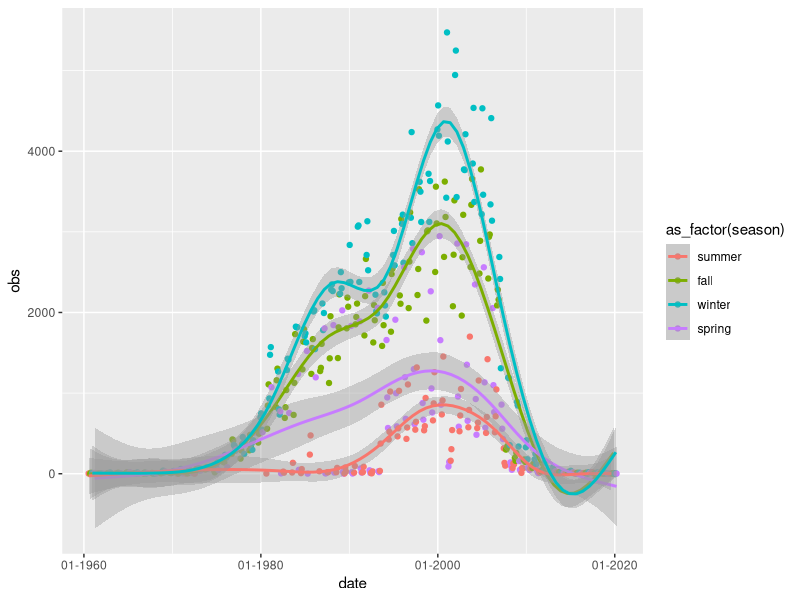
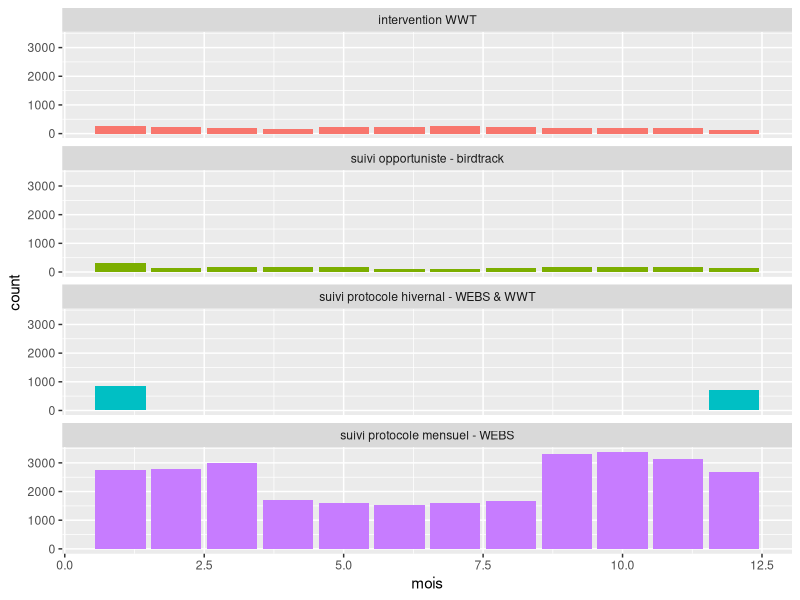
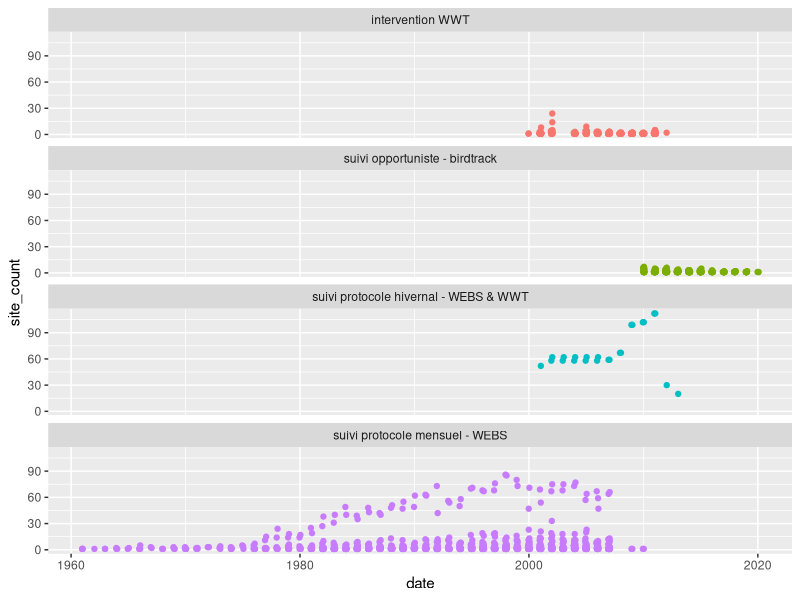
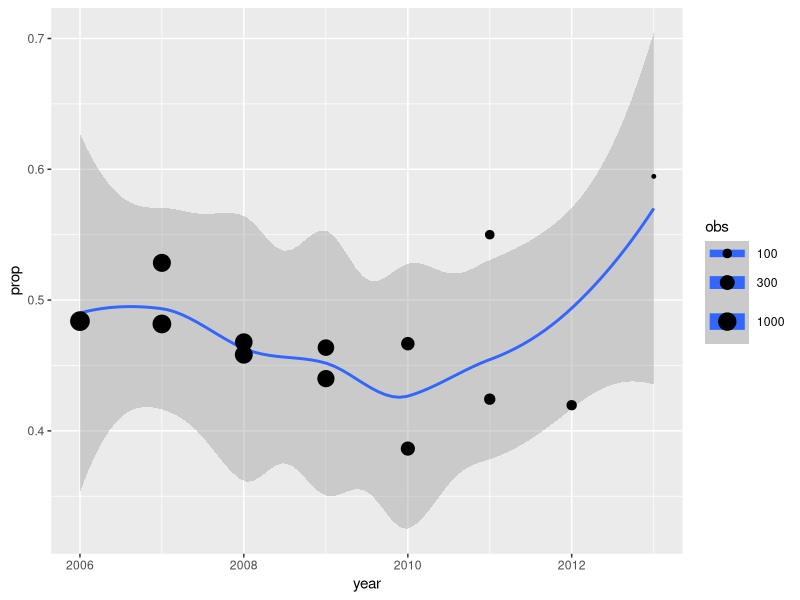
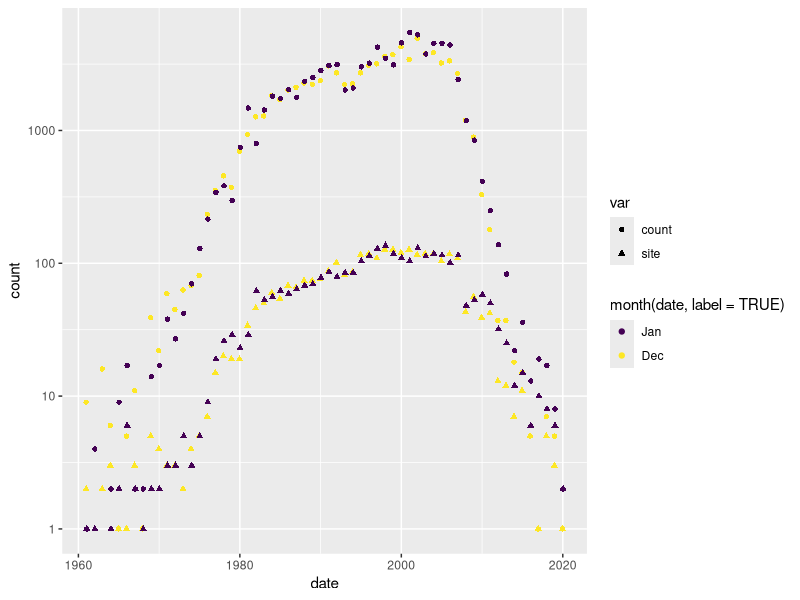
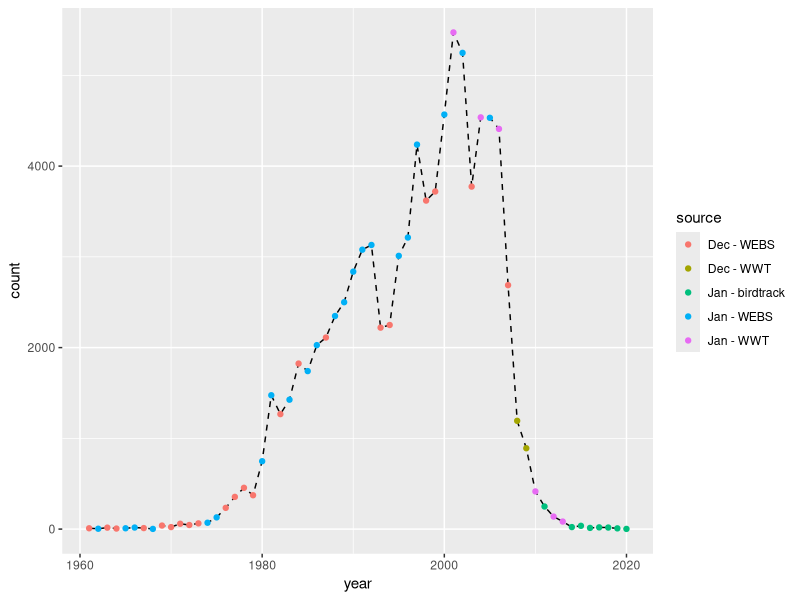
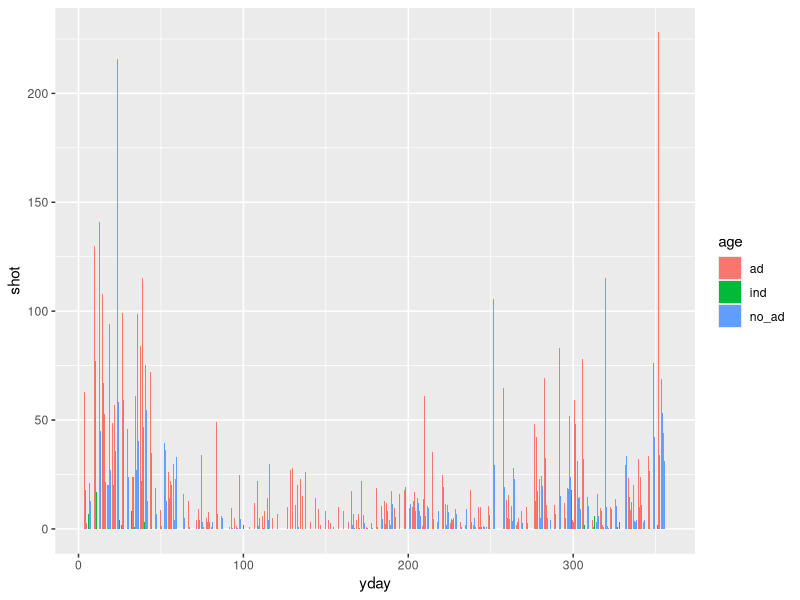
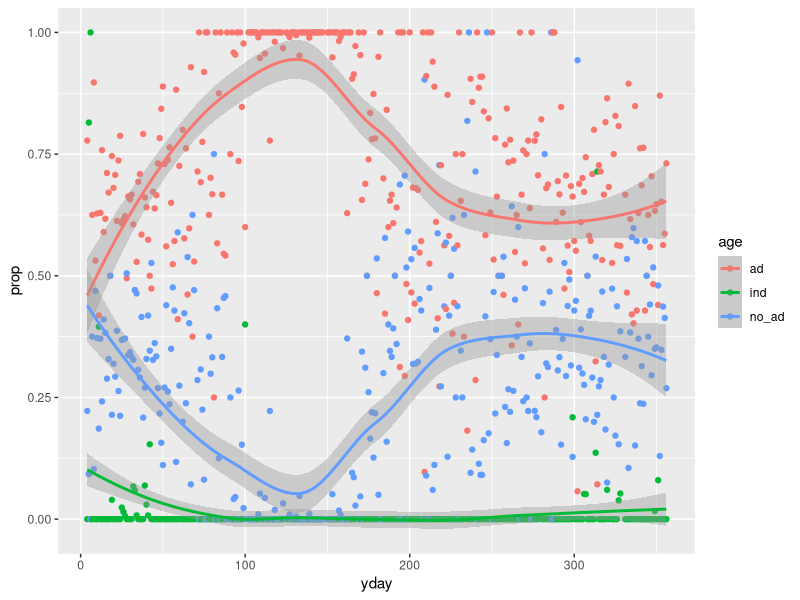

The R script that drew these images, in order: (Note: this script raises an error after producing the figures.)
Sys.setlocale("LC_ALL", "English")

require(tidyverse)
require(readxl)
require(lubridate)

# UK data import --------------------------------------------------------------------

# sample data
read_excel("./Data/UK/cull.xlsx",
           na = c("", "NA"), 
           guess_max = 30000) %>% 
  mutate(date = date(date)) -> UK_kill

# count data
read_excel("./Data/UK/count.xlsx", 
           na = c("", "NA"), 
           guess_max = 30000) %>%
  mutate(date = date(date)) %>%
  select(-age_sex, -...1) %>% 
  arrange(date, site_code) -> UK_nb

# UK count data: pop size ------------------------------------------------------------

UK_nb %>% 
  group_by(site_code, year = year(date), month = month(date)) %>% 
  summarize(obs = max(obs)) %>% 
  group_by(year, month) %>% 
  summarize(obs = sum(obs)) %>% 
  mutate(date = ymd(str_c(year, month, 15, sep = "-")),
         season = case_when(month %in% c(12, 1, 2) ~ "winter",
                            month %in% 3:5 ~ "spring",
                            month %in% 6:8 ~ "summer",
                            TRUE ~ "fall")) %>% 
  ggplot(aes(x = date, y = obs, group = season, color = as_factor(season))) +
  geom_point() +
  geom_smooth(method = "gam") +
  scale_x_date(date_labels = "%m-%Y")

# -> detection in winter > fall > spring > summer
# -> one keeps the winter time series to monitor the pop size

# monthly distribution of the count time series
UK_nb %>% 
  mutate(mois = month(date)) %>%
  group_by(source) %>% 
  count(mois, name = "count") %>% 
  ggplot(aes(x = mois, y = count, fill = source)) +
  geom_col() + 
  facet_wrap(~ source, ncol = 1) +
  theme(legend.position = "none")

# monthly distribution of the counted sites
UK_nb %>% 
  filter(month(date) %in% c(12, 1)) %>% 
  group_by(source) %>% 
  count(date, name = "site_count") %>% 
  ggplot(aes(x = date, y = site_count, color = source)) + 
  geom_point() + 
  facet_wrap(~ source, ncol = 1) +
  theme(legend.position = "none")

# evolution of the apparent male proportion
UK_nb %>% 
  filter(!is.na(obs_type_fem) & !is.na(obs_type_mal)) %>%
  mutate(year = if_else(month(date) == 1, year(date), year(date) + 1) %>% 
           str_c("0101") %>% ymd()) %>% 
  group_by(year, date) %>% 
  summarize(across(starts_with("obs"), sum)) %>% 
  ungroup() %>% 
  mutate(obs = obs_type_mal + obs_type_fem,
         prop = obs_type_mal / obs) %>% 
  ggplot(aes(x = year, y = prop, size = obs)) +  
  geom_smooth() +
  geom_point() +
  scale_size(trans = "log10")

# one pools data from a same month and year, and keeps the biggest count
# No 0 in the monthly protocol, so impossible to interpolate over the sites.
UK_nb %>% 
  filter(month(date) %in% c(12, 1), obs != 0) %>%
  mutate(date_av = ymd(str_c(year(date), month(date), 15, sep = "-"))) %>% 
  group_by(site_code, date_av) %>% 
  nest() %>% 
  mutate(data = data %>% map( ~ .x %>% arrange(desc(obs)) %>% slice(1))) %>% 
  unnest(data) -> UK_nb_2 

UK_nb_2 %>%
  group_by(date_av) %>% 
  add_count(name = "site") %>% 
  mutate(count = sum(obs)) %>%
  rowwise() %>% 
  mutate(prop = obs / count) %>% 
  group_by(date = date_av) %>% 
  filter(prop == max(prop)) %>% 
  ungroup() %>% 
  select(date, count, site, source) %>% 
  distinct() -> UK_nb_3

# count selection for pop size time series
UK_nb_3 %>% 
  pivot_longer(cols = c(count, site), names_to = "var", values_to = "count") %>% 
  ggplot(aes(x = date, y = count, shape = var, color = month(date, label = TRUE))) + 
  geom_point() +
  scale_y_log10()
# -> no time series better than the other, so one keeps the max counts

# final time series
UK_nb_3 %>% 
  mutate(year = if_else(month(date) == 12, date + days(17), date - days(14)),
         source = str_c(month(date, label = TRUE, abbr = TRUE), 
                        source %>% str_split(" ") %>% map_chr(last), sep = " - ")) %>% 
  group_by(year) %>% 
  filter(count == max(count)) %>% 
  ungroup() %>% 
  distinct() %>% 
  mutate(end = c(.$date[-1], last(.$date) + years(1)) - days(1)) %>% 
  select(year, start = date, end, count, site, source) -> UK_nb_4

UK_nb_4 %>% 
  ggplot(aes(x = year, y = count)) +
  geom_line(linetype = "dashed") +
  geom_point(aes(color = source))

# UK count data: apparent winter sex counts -----------------------------------------

# male proportion (only based on winter counts)
UK_nb %>% 
  filter(!is.na(obs_type_fem) & !is.na(obs_type_mal)) %>%
  mutate(year = if_else(month(date) == 1, year(date), year(date) + 1) %>% 
           str_c("0101") %>% ymd()) %>% 
  group_by(year, date) %>% 
  summarize(across(starts_with("obs"), sum)) %>% 
  ungroup() %>% 
  select(-obs) -> UK_sex_app

UK_nb_4 %>% 
  select(year) %>% 
  full_join(UK_sex_app) %>% 
  mutate(across(starts_with("obs"), ~ .x %>% replace_na(0))) %>% 
  group_by(year) %>% 
  nest() %>% 
  ungroup() %>% 
  rename(sex_app = data) -> UK_sex_app_2

# UK sample data: age evolution analyses ---------------------------------------------

# age of the samples over the year 
UK_kill %>% 
  mutate(age = age_sex %>% str_extract(regex(".*(?=_)"))) %>% 
  group_by(yday = yday(date),
           year = year(date), 
           age) %>% 
  summarize(across(shot, sum)) %>% 
  ungroup() -> UK_age

# sampling intensity over the year
UK_age %>% 
  group_by(yday, age) %>% 
  summarize(across(shot, sum)) %>% 
  ggplot(aes(x = yday, y = shot, fill = age)) +
  geom_col(position = "dodge")
# high sampling pressure in winter

# age proportion in the samples 
UK_age %>% 
  group_by(yday, age) %>% 
  summarize(across(shot, sum)) %>% 
  group_by(yday) %>% 
  nest() %>% 
  mutate(tot = data %>% map_dbl(~ .x %>% pull(shot) %>% sum())) %>% 
  unnest(data) %>% 
  ungroup() %>% 
  mutate(prop = shot / tot) %>% 
  ggplot(aes(x = yday, y = prop, color = age)) +
  geom_point() +
  geom_smooth()
# chicks appears from the 150th day (1st of June)
# Juvenile character disappears by the end of the winter
# best picture of the recruitment in winter because there are many samples and 
# it is the last moment with the juvenile character

# Adult proportion in the removals over the year
UK_kill %>% 
  mutate(age = age_sex %>% str_extract(regex(".*(?=_)"))) %>% 
  filter(age != "ind") %>% 
  group_by(age, month = month(date, label = TRUE)) %>% 
  summarize(across(shot, sum)) %>% 
  group_by(month) %>% 
  mutate(ratio = shot / sum(shot))  %>% 
  filter(age == "ad") %>% 
  ggplot(aes(x = month, y = ratio)) +
  geom_col()
# -> switch by the end of March, ok to consider the winter as a good picture of the 
# juvenile proportion

# age proportion by year
UK_age %>% 
  group_by(yday) %>% 
  nest() %>% 
  mutate(tot = data %>% 
           map_dbl(~ .x %>% filter(age!= "ind") %>% pull(shot) %>% sum())) %>% 
  unnest(data) %>% 
  ungroup() %>% 
  mutate(prop = shot / tot) %>%
  filter(age == "no_ad") %>% 
  ggplot(aes(x = yday,  y = prop, color = tot)) +
  geom_point() +
  geom_smooth(aes(weight = tot)) +
  facet_wrap(~ year) +
  ylim(c(0, 1))

# il y a moyen d'estimer la prop de jeunes en prenant une fenetre large
# Bourse de Fabricius visible 8 mois environ, source? & repro commence vers le 1er Juin 
# donc on détecte theoriquement tous les jeunes jusqu'au 1er février 
# ca semble même plus large car il y a un switch qu'à partir de fin mars
# on pourrait mm prendre en compte les samples en février jusqu'à la mi mars visiblement

# UK sample data: adult male proportion target ---------------------------------------

# evolution of the sex ratio over the year
UK_kill %>% 
  mutate(age_sex = age_sex %>% str_replace("no_", "no-"),
         age = age_sex %>% str_extract(regex(".*(?=_)")),
         sex = age_sex %>% str_extract(regex("(?<=_).*")),
         age = age %>% str_replace("-", "_")) %>% 
  filter(age != "ind", sex != "ind") %>% 
  group_by(age, month = month(date, label = TRUE)) %>%
  nest() %>% 
  mutate(data = data %>% 
           map( ~.x %>% 
                  mutate(tot = sum(shot)) %>% 
                  filter(sex == "mal") %>%
                  summarize(mal = sum(shot),
                            tot = unique(tot), 
                            ratio = mal/tot))) %>%
  unnest(data) %>% 
  ungroup() -> UK_target

UK_target %>% 
  ggplot(aes(x = month, y = ratio, group = age, fill = age)) +
  geom_col(position = "dodge") +
  geom_text(aes(label = round(tot))) + 
  ylim(0, 1)
# no trend over the year, on can use the average for adult

UK_kill %>% 
  mutate(age_sex = age_sex %>% str_replace("no_", "no-"),
         age = age_sex %>% str_extract(regex(".*(?=_)")),
         sex = age_sex %>% str_extract(regex("(?<=_).*")),
         age = age %>% str_replace("-", "_")) %>% 
  filter(age != "ind", sex != "ind") %>% 
  group_by(age) %>%
  nest() %>% 
  mutate(data = data %>% 
           map(~ .x %>% 
                 mutate(tot = sum(shot)) %>% 
                 filter(sex == "mal") %>%
                 summarize(mal = sum(shot),
                           tot = unique(tot), 
                           ratio = mal/tot))) %>%
  unnest(data) %>% 
  ungroup()
# -> male proportion: 60% for adults, 54% pour the chicks

# UK sample data: recruit proportion -------------------------------------------------

# one consider only winter age difference as explained before (age evolution analyses)
UK_kill %>% 
  filter(month(date) %in% c(12, 1)) %>% 
  mutate(year = if_else(month(date) == 12, year(date) + 1, year(date)) %>% 
           str_c("0101") %>% ymd) %>% 
  filter(age_sex %>% str_detect("ad")) %>% 
  group_by(year) %>% 
  nest() %>% 
  mutate(data = 
           data %>% 
           map(~ tibble(
             ad = .x %>% filter(age_sex %>% str_starts("ad")) %>% 
               pull(shot) %>% sum(),
             no_ad = .x %>% filter(age_sex %>% str_detect("no_ad")) %>% 
               pull(shot) %>% sum()))) %>% 
  unnest(data) %>% 
  ungroup() %>%
  filter(ad + no_ad > 0) %>% 
  arrange(year) -> UK_prop

# full time series
UK_nb_4 %>% 
  select(year) %>% 
  left_join(UK_prop) %>%
  mutate(across(c(ad, no_ad), ~ .x %>% replace_na(0))) %>% 
  group_by(year) %>% 
  nest() %>% 
  ungroup() %>% 
  rename(age = data) -> UK_prop_2

# UK sample data: removal formatting -------------------------------------------------

# function to attribute the right year
get_year <- function(x) {
  UK_nb_4 %>% filter(start <= x, end >= x) %>% pull(year)}

# attribution to the right year: 
UK_kill %>% 
  rowwise() %>% 
  mutate(year = get_year(date)) %>% 
  left_join(UK_nb_4 %>% select(start, end, year)) -> UK_kill_2

UK_kill %>% 
  mutate(age = age_sex %>% str_extract(regex(".*(?=_)")),
         month = month(date, label = TRUE)) %>% 
  group_by(year = year(date), month, age) %>% 
  summarize(across(shot, sum)) %>% 
  ggplot(aes(x = month, y = shot, fill = age)) +
  geom_col(position = "dodge")

# Any removal must be subtracted from the pop size if it was killed after the date of 
# the winter count but before the reproduction
# so one must differentiate removals between this period in the year
# since no few chicks are observed before June, it is the criterion for the conversion.
# but by precaution, one remove the juveniles also in May in case 
# they are chicks of the year

UK_kill_2 %>% 
  mutate(age_sex = age_sex %>% str_replace("no_", "no-"),
         age = age_sex %>% str_extract(regex(".*(?=_)")),
         sex = age_sex %>% str_extract(regex("(?<=_).*")),
         age = age %>% str_replace("-", "_"),
         repro = if_else(date < year + months(5), "before_rep", "after_rep"),
         repro = if_else(month(date) == 5 & age == "no_ad", "after_rep", repro)) %>% 
  group_by(year, start, end, repro, age, sex) %>% 
  summarize(across(shot, sum)) %>%
  ungroup() -> UK_kill_3

# raw dataviz of the removals by year
UK_kill_3 %>% 
  mutate(age_sex = str_c(age, "_", sex)) %>% 
  group_by(year, age_sex) %>% 
  summarize(across(shot, sum)) %>% 
  ggplot(aes(x = year, y = shot, fill = age_sex)) +
  geom_col()

# full dataset
crossing(UK_nb_4 %>% distinct(year, start, end), 
         UK_kill_3 %>% distinct(repro, age, sex)) %>% 
  left_join(UK_kill_3 %>% select(-c(start, end))) %>% 
  mutate(shot = shot %>% replace_na(0)) -> UK_kill_4

UK_kill_4 %>% 
  filter(repro == "before_rep") %>% 
  group_by(year) %>% 
  summarize(killed_before_rep = sum(shot)) -> UK_to_remove

# UK count data: merge to complete all variables -------------------------------------

UK_nb_4 %>% 
  left_join(UK_to_remove) %>% 
  left_join(UK_sex_app_2) %>% 
  left_join(UK_prop_2) -> UK_count

# FR data import ----------------------------------------------------------------------

# sample data
read_excel("./Data/FR/Observation_et_operation_2021-01-16.xlsx",
           na = c("", "NA"),
           col_types = c("date", rep("guess", 45)),
           guess_max = 6000) %>%
  mutate(Date = date(Date),
         Dpt = as.character(Dpt)) %>%
  filter(Date > ymd("1950-01-01")) -> FR_kill

# count data
read_excel("./Data/FR/Comptage_hiver_2021-01-16.xlsx", 
           na = c("", "NA"), col_types = c("date", rep("numeric", 3))) %>% 
  mutate(Date = date(Date)) %>% 
  rename(date = Date, tot = Total, mal_nb = M, fem_nb = `F`) -> FR_nb

# FR count data: size - app sex - no rec prop ----------------------------------------

# winter counts 
FR_nb %>% 
  mutate(year = if_else(month(date) > 6, year(date) + 1, year(date)) %>% 
           str_c("0101") %>% ymd()) %>% 
  arrange(year) %>% 
  select(year, date, count = tot, 
         obs_type_mal = mal_nb, obs_type_fem = fem_nb) -> FR_nb_2

# all year counts
FR_kill %>% 
  filter(Lieu_nom == "LAC DE GRAND LIEU", 
         month(Date) %in% c(10, 11, 12, 1, 2, 3),
         !is.na(Nb_obs_tot)) %>%
  mutate(year = if_else(month(Date) > 6, year(Date) + 1, year(Date)) %>% str_c("0101") %>% ymd()) %>% 
  select(year, date = Date, count = Nb_obs_tot, obs_type_mal = Nb_obs_mal_ad, obs_type_fem = Nb_obs_fem_ad) %>% 
  anti_join(FR_nb_2, by = c("date", "year")) %>%
  bind_rows(FR_nb_2) %>% 
  right_join(tibble(year = seq(min(.$year), max(.$year), by = "year"))) %>% 
  arrange(year, date) %>% 
  mutate(date = if_else(is.na(date), year, date),
         across(where(is.numeric), ~ .x %>% replace_na(0))) -> FR_nb_3

FR_nb_3 %>% 
  group_by(year) %>% 
  arrange(desc(count)) %>% 
  rowid_to_column() %>% 
  filter(rowid == min(rowid)) %>% 
  ungroup() %>% 
  arrange(year) %>% 
  mutate(source = str_c(month(date, abbr = TRUE, label = TRUE), " - SNPN"),
         site = 1,
         start = date,
         ad = 0, 
         no_ad = 0) %>% 
  group_by(across(-c(ad, no_ad))) %>% 
  nest() %>% 
  ungroup() %>% 
  rename(age = data) %>% 
  left_join(FR_nb_3 %>% 
              select(-count) %>% 
              group_by(year) %>% 
              nest() %>% 
              ungroup() %>% 
              rename(sex_app = data)) %>% 
  mutate(end = c(.$start[-1], last(.$start) + years(1)) - days(1)) %>% 
  select(year, start, end, count, site, source, age, sex_app) -> FR_nb_4

# FR sample data: age evolution analyses ---------------------------------------------

get_year_2 <- function(x) {
  FR_nb_4 %>% filter(start <= x, end >= x) %>% pull(year)}

FR_kill %>% 
  select(Date, starts_with("Nb_tue"), -Nb_tue_oeuf, Nb_obs_oeuf) %>% 
  rename(Nb_tue_oeuf = Nb_obs_oeuf) %>% 
  filter((!is.na(Nb_tue_tot)) | 
           !(is.na(Nb_tue_mal_ad) & 
               is.na(Nb_tue_fem_ad) & 
               is.na(Nb_tue_juv) &
               is.na(Nb_tue_pulli) & 
               is.na(Nb_tue_ind))) %>% 
  rowwise() %>% 
  mutate_at(vars(starts_with("Nb")), replace_na, 0) %>% 
  mutate(
    check = sum(Nb_tue_fem_ad, Nb_tue_mal_ad, Nb_tue_juv, Nb_tue_pulli, Nb_tue_ind, 
                Nb_tue_oeuf),
    Nb_tue_tot = case_when(
      is.na(Nb_tue_tot) ~ check,
      Nb_tue_tot < check ~ check,
      TRUE ~ Nb_tue_tot),
    Nb_tue_ind = if_else(check < Nb_tue_tot, Nb_tue_ind + (Nb_tue_tot - check), 
                         Nb_tue_ind)) %>% 
  filter(Nb_tue_tot > 0) %>% 
  mutate(ad_fem = Nb_tue_fem_ad, 
         ad_mal = Nb_tue_mal_ad, 
         jeu_ind = Nb_tue_juv + Nb_tue_pulli + Nb_tue_oeuf, 
         ind_ind = max(Nb_tue_ind, Nb_tue_tot - ad_fem - ad_mal - jeu_ind)) %>%
  select(date = Date, !starts_with("Nb"), -check) %>% 
  ungroup() %>% 
  filter(year(date) > 1986) %>% 
  rowwise() %>% 
  mutate(year = get_year_2(date)) %>% 
  left_join(FR_nb_4 %>% select(start, end, year)) %>% 
  ungroup() %>% 
  pivot_longer(contains("_"), names_to = "age_sex", values_to = "shot") -> FR_kill_2

# age of the samples over the year 
FR_kill_2 %>% 
  mutate(age = age_sex %>% str_extract(regex(".*(?=_)"))) %>% 
  group_by(yday = yday(date),
           year = year(date), 
           age) %>% 
  summarize(across(shot, sum)) %>% 
  ungroup() -> FR_age

# sampling intensity over the year
FR_age %>% 
  group_by(yday, age) %>% 
  summarize(across(shot, sum)) %>% 
  ggplot(aes(x = yday, y = shot, fill = age)) +
  geom_col(position = "dodge")
# high sampling pressure in summer

# age proportion in the samples 
FR_age %>% 
  group_by(yday, age) %>% 
  summarize(across(shot, sum)) %>% 
  group_by(yday) %>% 
  nest() %>% 
  mutate(tot = data %>% map_dbl(~ .x %>% pull(shot) %>% sum())) %>% 
  unnest(data) %>% 
  ungroup() %>% 
  mutate(prop = shot / tot) %>% 
  ggplot(aes(x = yday, y = prop, color = age)) +
  geom_point() +
  geom_smooth()
# chicks appears from the 125th day (1st of May)
# No data in winter but UK shows juvenile character disappears by the end of the winter
# best picture of the recruitment in winter because there are many samples and 
# it is the last moment with the juvenile character

# Adult proportion in the removals over the year
FR_kill_2 %>% 
  mutate(age = age_sex %>% str_extract(regex(".*(?=_)"))) %>% 
  filter(age != "ind") %>% 
  group_by(age, month = month(date, label = TRUE)) %>% 
  summarize(across(shot, sum)) %>% 
  group_by(month) %>% 
  mutate(ratio = shot / sum(shot))  %>% 
  filter(age == "ad") %>% 
  ggplot(aes(x = month, y = ratio)) +
  geom_col()
# -> not a clear switch by the end of January, but almost no removal son complicated to
# judge on this, ok to consider the winter as a good picture of the juvenile proportion

# age proportion by year
FR_age %>% 
  group_by(yday) %>% 
  nest() %>% 
  mutate(tot = data %>% 
           map_dbl(~ .x %>% filter(age!= "ind") %>% pull(shot) %>% sum())) %>% 
  unnest(data) %>% 
  ungroup() %>% 
  mutate(prop = shot / tot) %>%
  filter(age == "jeu") %>% 
  ggplot(aes(x = yday,  y = prop, color = tot)) +
  geom_point() +
  geom_smooth(aes(weight = tot)) +
  facet_wrap(~ year) +
  ylim(c(0, 1))

# il y a moyen d'estimer la prop de jeunes en prenant une fenetre large
# Bourse de Fabricius visible 8 mois environ, source? & repro commence vers le 1er Juin 
# donc on détecte theoriquement tous les jeunes jusqu'au 1er février 
# pas d'info ici

# FR sample data: adult male proportion target ---------------------------------------

# evolution of the sex ratio over the year
FR_kill_2 %>% 
  mutate(age = age_sex %>% str_extract(regex(".*(?=_)")),
         sex = age_sex %>% str_extract(regex("(?<=_).*"))) %>% 
  filter(age != "ind", sex != "ind") %>% 
  group_by(age, month = month(date, label = TRUE)) %>%
  nest() %>% 
  mutate(data = data %>% 
           map( ~.x %>% 
                  mutate(tot = sum(shot)) %>% 
                  filter(sex == "mal") %>%
                  summarize(mal = sum(shot),
                            tot = unique(tot), 
                            ratio = mal/tot))) %>%
  unnest(data) %>% 
  ungroup() -> FR_target

FR_target %>% 
  ggplot(aes(x = month, y = ratio, group = age, fill = age)) +
  geom_col(position = "dodge") +
  geom_text(aes(label = round(tot))) + 
  ylim(0, 1)
# no trend over the year, issue in fall, perhaps because of bad sampling
# one remove the August to December

FR_kill_2 %>% 
  mutate(age = age_sex %>% str_extract(regex(".*(?=_)")),
         sex = age_sex %>% str_extract(regex("(?<=_).*"))) %>% 
  filter(age != "ind", sex != "ind", month(date) %in% c(1:7)) %>% 
  group_by(age) %>%
  nest() %>% 
  mutate(data = data %>% 
           map(~ .x %>% 
                 mutate(tot = sum(shot)) %>% 
                 filter(sex == "mal") %>%
                 summarize(mal = sum(shot),
                           tot = unique(tot), 
                           ratio = mal/tot))) %>%
  unnest(data) %>% 
  ungroup()
# -> male proportion: 60% for adults, consistent with UK data

# FR sample data: removal formatting -------------------------------------------------

# attribution to the right year: 
FR_kill_2 %>% 
  left_join(FR_nb_4 %>% select(start, end, year)) -> FR_kill_3

FR_kill_3 %>% 
  mutate(age = age_sex %>% str_extract(regex(".*(?=_)")),
         month = month(date, label = TRUE)) %>% 
  group_by(year = year(date), month, age) %>% 
  summarize(across(shot, sum)) %>% 
  ggplot(aes(x = month, y = shot, fill = age)) +
  geom_col(position = "dodge")

# Any removal must be subtracted from the pop size if it was killed after the date of 
# the winter count but before the reproduction
# so one must differentiate removals between this period in the year
# since no few chicks are observed before June, it is the criterion for the conversion.
# but by precaution, one remove the juveniles also in May in case 
# they are chicks of the year

FR_kill_3 %>% 
  mutate(age = age_sex %>% str_extract(regex(".*(?=_)")),
         sex = age_sex %>% str_extract(regex("(?<=_).*")),
         repro = if_else(date < year + months(5), "before_rep", "after_rep"),
         repro = if_else(month(date) == 5 & age == "no_ad", "after_rep", repro)) %>% 
  group_by(year, start, end, repro, age, sex) %>% 
  summarize(across(shot, sum)) %>%
  ungroup() -> FR_kill_4

# raw dataviz of the removals by year
FR_kill_4 %>% 
  mutate(age_sex = str_c(age, "_", sex)) %>% 
  group_by(year, age_sex) %>% 
  summarize(across(shot, sum)) %>% 
  ggplot(aes(x = year, y = shot, fill = age_sex)) +
  geom_col()

# full dataset
crossing(FR_nb_4 %>% distinct(year, start, end), 
         FR_kill_4 %>% distinct(repro, age, sex)) %>% 
  left_join(FR_kill_4 %>% select(-c(start, end))) %>% 
  mutate(shot = shot %>% replace_na(0)) %>% 
  mutate(age = if_else(age == "jeu", "no_ad", age)) -> FR_kill_5

FR_kill_5 %>% 
  filter(repro == "before_rep") %>% 
  group_by(year) %>% 
  summarize(killed_before_rep = sum(shot)) -> FR_to_remove

# FR count data: merge to complete all variables -------------------------------------

FR_nb_4 %>% 
  left_join(FR_to_remove) %>% 
  relocate(killed_before_rep, .after = source) -> FR_count


# Binding of the two datasets ----------------------------------------------------------

# unique dataset
crossing(year = seq(ymd(19600101), ymd(20210101), "year"), 
         repro = c("before_rep", "after_rep"), 
         age = c("ad", "no_ad", "ind"), 
         sex = c("fem", "mal", "ind")) %>% 
  filter(!(age == "ind" & sex != "ind")) -> base

base %>% 
  left_join(UK_kill_4) %>% 
  mutate(shot = shot %>% replace_na(0), 
         pop = "UK") -> UK_frag

base %>%
  left_join(FR_kill_5) %>% 
  mutate(shot = shot %>% replace_na(0), 
         pop = "FR") -> FR_frag

bind_rows(UK_frag, FR_frag) %>% 
  mutate(across(c(start, end), ~ if_else(is.na(.x), year, year + years(1)))) %>% 
  select(year, start, end, pop, repro, age, sex, shot) -> frag

frag %>% 
  ggplot(aes(x = year, y = shot, fill = interaction(sex, age))) + 
  geom_col() + 
  facet_wrap(~ pop, ncol = 1, scales = "free_y")

base %>% 
  distinct(year) %>%
  left_join(UK_count) %>% 
  mutate(pop = "UK") -> UK_count_2

base %>% 
  distinct(year) %>% 
  left_join(FR_count) %>% 
  mutate(pop = "FR") -> FR_count_2

bind_rows(UK_count_2, FR_count_2) %>% 
  mutate(start = if_else(is.na(start), year, start),
         end = if_else(is.na(end), year + years(1), end),
         across(c(count, site), ~ .x %>% replace_na(0))) -> count

count %>% 
  ggplot(aes(x = year, y = count, color = pop)) + 
  geom_line() +
  geom_point() +
  facet_wrap(~ pop, scales = "free_y", ncol = 1) +
  theme(legend.position = "none")

list(frag, count) %>% 
  write_rds("./Output/Ruddy_duck_data.rds")

# exploration of the undetermined  ----------------------------------------------------

FR_kill %>% 
  select(Date, starts_with("Nb_tue"), -Nb_tue_oeuf, Nb_obs_oeuf) %>% 
  rename(Nb_tue_oeuf = Nb_obs_oeuf) %>% 
  filter((!is.na(Nb_tue_tot)) | 
           !(is.na(Nb_tue_mal_ad) & 
               is.na(Nb_tue_fem_ad) & 
               is.na(Nb_tue_juv) &
               is.na(Nb_tue_pulli) & 
               is.na(Nb_tue_ind))) %>% 
  rowwise() %>% 
  mutate_at(vars(starts_with("Nb")), replace_na, 0) %>% 
  mutate(
    Nb_tue_tot = max(c(Nb_tue_tot, sum(Nb_tue_fem_ad, Nb_tue_mal_ad, Nb_tue_juv, Nb_tue_pulli, Nb_tue_ind, Nb_tue_oeuf))),
    Nb_tue_ind = Nb_tue_tot - sum(Nb_tue_fem_ad, Nb_tue_mal_ad, Nb_tue_juv, Nb_tue_pulli, Nb_tue_oeuf)
  ) %>% 
  filter(Nb_tue_tot > 0) %>% 
  mutate(ad = Nb_tue_fem_ad + Nb_tue_mal_ad, 
         jeu = Nb_tue_juv + Nb_tue_pulli + Nb_tue_oeuf, 
         ind = Nb_tue_ind) %>%
  select(date = Date, !starts_with("Nb")) %>% 
  ungroup() %>% 
  pivot_longer(cols = -date, names_to = "age", values_to = "shot") -> ind

ind %>% 
  group_by(year = year(date), age) %>% 
  summarise(across(shot, sum)) %>% 
  ggplot(aes(x = year, y = shot, fill = age)) +
  geom_col(position = "dodge") +
  scale_y_sqrt()

ind %>% 
  group_by(yday = yday(date), age) %>% 
  summarise(across(shot, sum)) %>% 
  ggplot(aes(x = yday, y = shot, color = age)) +
  geom_smooth()

ind %>% 
  group_by(yday = yday(date), age) %>% 
  summarise(across(shot, sum)) %>% 
  nest() %>% 
  mutate(data = data %>% map(~ .x %>% mutate(shot = shot / sum(shot)))) %>% 
  unnest(data) %>% 
  ggplot(aes(x = yday, y = shot, color = age)) +
  geom_smooth() +
  geom_point()


